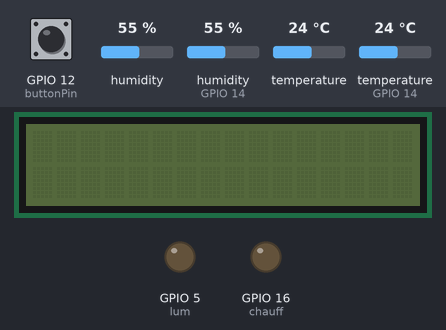
This sketch was run on a simulated ESP8266 (NodeMCU). Parts: 16×2 character LCD, output pins drawn as LEDs (lit = HIGH). The test bench sets the inputs (shaded band); at power-on: GPIO 12 (buttonPin) HIGH, humidity 55 %, humidity (sensor on GPIO 14) 55 %, temperature 24 °C, temperature (sensor on GPIO 14) 24 °C. WiFi joins after 1.5 s; servers stay silent unless stated; what the sketch prints to the serial monitor is not drawn.

Above: at 2.9 s.
3.0 s: GPIO 12 (buttonPin) pulled LOW for 0.15 s
At 11.7 s:
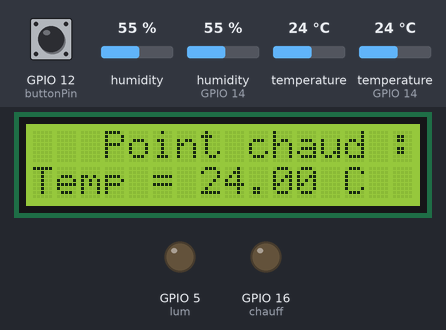
At 15.3 s:
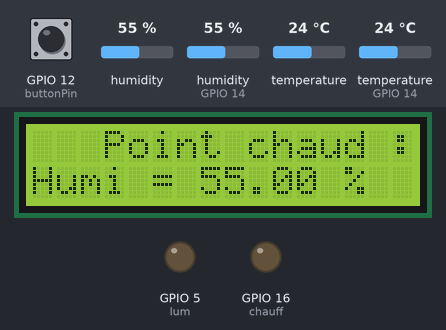
Timing chart, 0 to 16.8 s (numbered marks = the images above; inputs shaded):
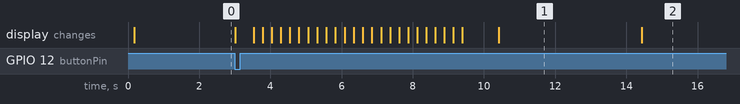

The sketch:

terranodemcu.ino
```cpp
// les librairies utilisées

#include <TimeLib.h>                   // pour le serveur NTP
#include <ESP8266WiFi.h>               // pour le réseau
#include <WiFiUdp.h>                   // pour interroger le serveur NTP
#include "DHT.h"                       // pour lire les sondes
#include <Wire.h>                      // pour l'I2C
#include <LiquidCrystal_I2C.h>         // pour l'écran lcd
#include <WiFiClient.h>                // pour se connecter à un serveur
#include <ESP8266WebServer.h>          // crée un serveur
#include <ESP8266mDNS.h>               // pour les DNS
#include <ESP8266HTTPUpdateServer.h>   // pour flasher le nodemcu par le web

LiquidCrystal_I2C lcd(0x3F, 16, 2);    // paramétrage de l'écran : adresse I2C de lécran (pour la trouver utiliser scanI2C.ino (voir tuto)) et 16 colonnes, 2 lignes

// pin des relais
#define lum 5
#define chauff 16

// Pin des sondes

#define DHTPINPC 14
#define DHTPINPF 0

// défini le capteur DHT22
#define DHTTYPE DHT22

// Initialise les capteurs
DHT dhtPC(DHTPINPC, DHTTYPE);
DHT dhtPF(DHTPINPF, DHTTYPE);

              ///////partie à modifier avec vos paramètres \\\\\\\
// le Host
const char* host = "192.168.0.2";  // adresse du serveur web (NAS synology chez moi)

//pour la page web
const char* hostU = "webupdate";
const char* update_path = "/firmware";
const char* update_username = "XXXX";  // on defini un login pour la fonction update
const char* update_password = "YYYY"; // votre mot de passe

//le wifi
const char ssid[] = "XXXX";  //  votre SSID
const char pass[] = "YYYY";       // votre password

             //////////////////////////////////////////////////////

// on initialise le seveur web
ESP8266WebServer httpServer(80);
ESP8266HTTPUpdateServer httpUpdater;

// le serveur NTP que l'on va interroger:
static const char ntpServerName[] = "fr.pool.ntp.org";

const int timeZone = 1;     // paris - bruxelle

//On défini le bouton
const int  buttonPin = 12;

int buttonState = 0;         // état du bouton est a 0
int lastButtonState = 0;     // l'ancien état est a 0

//On déclare les variables pour gérer la boucle de chaque fonction du loop avec millis()
long tempsterra;
long tempsenvoi;
long tempscsv;

WiFiUDP Udp;
unsigned int localPort = 8888;  // Le port d'Écoute des paquets UDP


void setup()
{
  // On démarre la com série
  Serial.begin(115200);
  delay(100);
  // initialise le GPIO du bouton en input PULLUP:
  pinMode(buttonPin, INPUT_PULLUP);
  // initialise les GPIO pour l'I2C
   Wire.begin(2,4);
  // initialise le LCD
  lcd.begin();
  // éteint le retro-éclairage et efface l'écran
  lcd.noBacklight();
  lcd.clear();
  // on discute un peu sur le port série
  Serial.println("Terrarium");
  Serial.print("Connexion à ");
  Serial.println(ssid);
  // on se connecte au réseau
  WiFi.begin(ssid, pass);
  // on attend la connexion :
  while (WiFi.status() != WL_CONNECTED) {
    delay(500);
    Serial.print(".");
  }
  // on affiche l'IP attribué
  Serial.print("L'adresse IP assignée par DHCP est : ");
  Serial.println(WiFi.localIP());
  // on défini la page web
  MDNS.begin(hostU);
  httpUpdater.setup(&httpServer, update_path, update_username, update_password);
  httpServer.begin();
  MDNS.addService("http", "tcp", 80);
  Serial.printf("HTTPUpdateServer prêt !!! Ouvre http://");
  Serial.print(WiFi.localIP());
  Serial.printf("/update dans ton navigateur\n", hostU);
    // on initialise les DHT
  dhtPC.begin();
  dhtPF.begin();
   // on déclare les pins des relais en sortie
  pinMode(lum, OUTPUT);
  pinMode(chauff, OUTPUT);
  // on discute encore un peu
  Serial.println("Lancement de l'UDP");
  // on démarre l'écoute UDP
  Udp.begin(localPort);
  Serial.print("Port local: ");
  Serial.println(Udp.localPort());
  Serial.println("attente de synchronisation");
  // on récupère l'heure
  setSyncProvider(getNtpTime);
  setSyncInterval(300);
  // on  donne le temps actuel aux variable pour le démarrage du timer des fonctions
  tempsterra = millis();
  tempsenvoi =  millis();
  tempscsv = millis();

}


 //******   on lance les fonctions en boucle ******

 void loop() {
  httpServer.handleClient();
  terrarium();
  envoidata();
  bouton();
}


//******  la fonction qui s'occupe du chauffage et de la lumière ******
void terrarium() {

  if((millis() - tempsterra) > 5000) {  // si le temps actuel par rapport au temps de démarrage du timer est > 10 s ( toutes les 10 s )

     // On déclare les variables
    int Hnow;
    int target;
    int Hmatin = 730;           // à modifier selon vos souhaits.
    int Hsoir = 1730;           // à modifier selon vos souhaits.

    Hnow = hour() * 100 + minute(); // pour faciliter les calcul (21h03 devient 2103)

    if ( Hnow > Hmatin && Hnow < Hsoir ) {  // si c'est le jour
    target = 28;                            // la consigne du chauffage est de 28 °C
    digitalWrite(lum, LOW);                 // on active pas le relais et le courant passe donc la lumière est allumée
    } else {                                // sinon , donc c'est la nuit
      target = 23;                          // la consigne du chauffage est de 23 °C
      digitalWrite(lum, HIGH);              // on active le relais, il coupe le courant, la lumière est éteinte
       }

          // lis les sondes (température uniquement)
    float tC = dhtPC.readTemperature(); // (point chaud)

    float tF = dhtPF.readTemperature(); // (point froid)

    if (target < tC) {        // si la température au point chaud dépasse la target (28 le jour ou 23 la nuit) et qu'au point froid il fait plus de 23 °C (pour l'été).
      digitalWrite(chauff, HIGH);         // on active le relais qui éteint le chauffage.
      } else {                            // sinon
        digitalWrite(chauff, LOW);        // on allume le chauffage.
        }

    tempsterra = millis();                // on réinitialise le timer
  }

}

//******  envoi des datas à la base de donnée ******

void envoidata() {

  if((millis() - tempsenvoi) > 60000) {   // si le temps actuel par rapport au temps de démarrage du timer est > 15 min ( toutes les 15 min )

    Serial.print("Connecting to ");         // on discute un peu sur le port série
    Serial.println(host);
    Serial.println("pour envoidata");

    // création de la connexion TCP
    WiFiClient client;
    const int httpPort = 80;
    if (!client.connect(host, httpPort)) {
      Serial.println("connection failed");
      return;
    }

    // lire la sonde point chaud
    float hC = dhtPC.readHumidity();
    float tC = dhtPC.readTemperature();
      // lire la sonde point froid
    float hF = dhtPF.readHumidity();
    float tF = dhtPF.readTemperature();

    // envoi les datas par l'URL par GET au fichier dht22bdd.php sur le serveur (dans le dossier terranodemcu)
    client.print(String("GET /terranodemcu/dht22.php?tempC=") + String(float (tC)) + "&humiC=" + String(float(hC)) + "&tempF=" + String(float(tF)) + "&humiF=" + String(float(hF)) + " HTTP/1.1\r\n" +
                 "Host: " + host + "\r\n" +
                 "Connection: close\r\n\r\n");

    // Lire toutes les lignes de la réponse du serveur, les écrire et fermer la connexion.
    while(client.available()){
      String line = client.readStringUntil('\r');
      Serial.print(line);
    }

    Serial.println();
    Serial.println("closing connection");

    tempsenvoi = millis();  // on réinitialise le timer
    }

}


//****** le bouton ******

void bouton() {
  // lit l'état du bouton
  buttonState = digitalRead(buttonPin);

  // compare avec l'état précédant
  if (buttonState != lastButtonState) {
    // si l'etat du bouton est a 1 (bouton relâché) on ecrit off dans la com serie et rien d 'autre
    if (buttonState == HIGH) {
      Serial.println("off");
    } else {
      // si l'état du bouton est a 0 (bouton enclenché) on écrit on dans la com série et lance la fonction d'affichage
      Serial.println("on");
      affichage();
      delay(1000);
    }
    // Delay pour la sensibilité du bouton
    delay(50);
  }
  // sauve l'état du bouton pour la réinitialiser la boucle
  lastButtonState = buttonState;

}

//****** animation LCD avant l'affichage des datas ******

void intro() {

// on définie les variables où seront stockés les caractères perso TAIL HEAD CLEAR

  const int TAIL = 4;
  const int HEAD = 1;
  const int CLEAR = 2;


//le dessin des caractères HEAD TAIL CLEAR

  byte snakeHead[8] = {     // head
     B10001,
     B01010,
     B11111,
     B10101,
     B11111,
     B10101,
     B10001,
     B01110
  };

  byte snakeTail[8] = {    // tail
     B00100,
     B01110,
     B01110,
     B11011,
     B11011,
     B01110,
     B01110,
     B00100
  };

byte noSnake[8] = {        // Clear
     B00000,
     B00000,
     B00000,
     B00000,
     B00000,
     B00000,
     B00000,
     B00000
  };

// création des caractères

  lcd.createChar(HEAD, snakeHead);
  lcd.createChar(TAIL, snakeTail);
  lcd.createChar(CLEAR, noSnake);

// l'animation en elle même.


   lcd.setCursor(0,1);
   lcd.write(HEAD);
   delay(250);

   lcd.setCursor(0,1);
   lcd.write(TAIL);
   lcd.setCursor(1,1);
   lcd.write(HEAD);
   delay(250);

   lcd.setCursor(1,1);
   lcd.write(TAIL);
   lcd.setCursor(2,1);
   lcd.write(HEAD);
   delay(250);

   lcd.setCursor(2,1);
   lcd.write(TAIL);
   lcd.setCursor(3,1);
   lcd.write(HEAD);
   delay(250);

   lcd.setCursor(3,1);
   lcd.write(TAIL);
   lcd.setCursor(4,1);
   lcd.write(HEAD);
   delay(250);

   lcd.setCursor(4,1);
   lcd.write(TAIL);
   lcd.setCursor(5,1);
   lcd.write(HEAD);
   delay(250);

   lcd.setCursor(5,1);
   lcd.write(TAIL);
   lcd.setCursor(6,1);
   lcd.write(HEAD);
   delay(250);

   lcd.setCursor(0,1);
   lcd.write(CLEAR);
   lcd.setCursor(6,1);
   lcd.write(TAIL);
   lcd.setCursor(7,0);
   lcd.write(HEAD);
   delay(250);

   lcd.setCursor(0,0);
   lcd.print("Terra");
   lcd.setCursor(1,1);
   lcd.write(CLEAR);
   lcd.setCursor(7,0);
   lcd.write(TAIL);
   lcd.setCursor(8,0);
   lcd.write(HEAD);
   delay(250);

   lcd.setCursor(2,1);
   lcd.write(CLEAR);
   lcd.setCursor(8,0);
   lcd.write(TAIL);
   lcd.setCursor(9,0);
   lcd.write(HEAD);
   delay(250);

   lcd.setCursor(3,1);
   lcd.write(CLEAR);
   lcd.setCursor(9,0);
   lcd.write(TAIL);
   lcd.setCursor(10,0);
   lcd.write(HEAD);
   delay(250);

   lcd.setCursor(4,1);
   lcd.write(CLEAR);
   lcd.setCursor(10,0);
   lcd.write(TAIL);
   lcd.setCursor(11,0);
   lcd.write(HEAD);
   delay(250);

   lcd.setCursor(5,1);
   lcd.write(CLEAR);
   lcd.setCursor(11,0);
   lcd.write(TAIL);
   lcd.setCursor(12,0);
   lcd.write(HEAD);
   delay(250);

   lcd.setCursor(6,1);
   lcd.write(CLEAR);
   lcd.setCursor(12,0);
   lcd.write(TAIL);
   lcd.setCursor(13,0);
   lcd.write(HEAD);
   delay(250);

   lcd.setCursor(7,1);
   lcd.print("NodeMcu");
   lcd.setCursor(7,0);
   lcd.write(CLEAR);
   lcd.setCursor(13,0);
   lcd.write(TAIL);
   lcd.setCursor(14,0);
   lcd.write(HEAD);
   delay(250);

   lcd.setCursor(8,0);
   lcd.write(CLEAR);
   lcd.setCursor(14,0);
   lcd.write(TAIL);
   lcd.setCursor(15,0);
   lcd.write(HEAD);
   delay(250);

   lcd.setCursor(8,0);
   lcd.write(CLEAR);
   lcd.setCursor(15,0);
   lcd.write(TAIL);
   delay(250);

   lcd.setCursor(9,0);
   lcd.write(CLEAR);
   delay(250);

   lcd.setCursor(10,0);
   lcd.write(CLEAR);
   delay(250);

   lcd.setCursor(11,0);
   lcd.write(CLEAR);
   delay(250);

   lcd.setCursor(12,0);
   lcd.write(CLEAR);
   delay(250);

   lcd.setCursor(13,0);
   lcd.write(CLEAR);
   delay(250);

   lcd.setCursor(14,0);
   lcd.write(CLEAR);
   delay(250);

   lcd.setCursor(15,0);
   lcd.write(CLEAR);
   lcd.clear();
   delay(1000);

}
//****** affichage des datas des sondes en temps réel sur l'écran LCD ********

void affichage() {
      // lire la sondes point chaud
    float hC = dhtPC.readHumidity();
    float tC = dhtPC.readTemperature();
      // lire la sonde point froid
    float hF = dhtPF.readHumidity();
    float tF = dhtPF.readTemperature();

    // on allume le retro-éclairage
    lcd.backlight();
    delay(500);
    // on lance l'animation d'introduction
    intro();
    // puis on affiche les datas
    lcd.setCursor(3,0);
    lcd.print("Point chaud :");
    lcd.setCursor(0,1);
    lcd.print("Temp = ");
    lcd.print(float (tC));
    lcd.print(" C");
    delay(4000);
    lcd.setCursor(0,1);
    lcd.print("Humi = ");
    lcd.print(float (hC));
    lcd.print(" %");
    delay(4000);
    lcd.clear();

    lcd.setCursor(3,0);
    lcd.print("Point froid :");
    lcd.setCursor(0,1);
    lcd.print("Temp = ");
    lcd.print(float (tF));
    lcd.print(" C");
    delay(4000);
    lcd.setCursor(0,1);
    lcd.print("Humi = ");
    lcd.print(float (hF));
    lcd.print(" %");
    delay(4000);
    lcd.clear();
    delay(1000);

    outro();

}

//****** sortie de l'affichage  ******

void outro () {

    delay(1000);
    lcd.setCursor(2,0);
    lcd.print("Bye bye !!!");
    lcd.setCursor(1,1);
    lcd.print("Terra-NodeMcu");
    delay(3000);
    lcd.clear();
    lcd.noBacklight();

 }


//****** la partie suivante n'est pas de moi , c'est l'exemple TimeNTP_ESP8266WIFI de la librairie Time. ( pour avoir l'heure par le réseau) ******

/*-------- NTP code ----------*/

const int NTP_PACKET_SIZE = 48; // NTP time is in the first 48 bytes of message
byte packetBuffer[NTP_PACKET_SIZE]; //buffer to hold incoming & outgoing packets

time_t getNtpTime()
{
  IPAddress ntpServerIP; // NTP server's ip address

  while (Udp.parsePacket() > 0) ; // discard any previously received packets
  Serial.println("Transmit NTP Request");
  // get a random server from the pool
  WiFi.hostByName(ntpServerName, ntpServerIP);
  Serial.print(ntpServerName);
  Serial.print(": ");
  Serial.println(ntpServerIP);
  sendNTPpacket(ntpServerIP);
  uint32_t beginWait = millis();
  while (millis() - beginWait < 1500) {
    int size = Udp.parsePacket();
    if (size >= NTP_PACKET_SIZE) {
      Serial.println("Receive NTP Response");
      Udp.read(packetBuffer, NTP_PACKET_SIZE);  // read packet into the buffer
      unsigned long secsSince1900;
      // convert four bytes starting at location 40 to a long integer
      secsSince1900 =  (unsigned long)packetBuffer[40] << 24;
      secsSince1900 |= (unsigned long)packetBuffer[41] << 16;
      secsSince1900 |= (unsigned long)packetBuffer[42] << 8;
      secsSince1900 |= (unsigned long)packetBuffer[43];
      return secsSince1900 - 2208988800UL + timeZone * SECS_PER_HOUR;
    }
  }
  Serial.println("No NTP Response :-(");
  return 0; // return 0 if unable to get the time
}

// send an NTP request to the time server at the given address
void sendNTPpacket(IPAddress &address)
{
  // set all bytes in the buffer to 0
  memset(packetBuffer, 0, NTP_PACKET_SIZE);
  // Initialize values needed to form NTP request
  // (see URL above for details on the packets)
  packetBuffer[0] = 0b11100011;   // LI, Version, Mode
  packetBuffer[1] = 0;     // Stratum, or type of clock
  packetBuffer[2] = 6;     // Polling Interval
  packetBuffer[3] = 0xEC;  // Peer Clock Precision
  // 8 bytes of zero for Root Delay & Root Dispersion
  packetBuffer[12] = 49;
  packetBuffer[13] = 0x4E;
  packetBuffer[14] = 49;
  packetBuffer[15] = 52;
  // all NTP fields have been given values, now
  // you can send a packet requesting a timestamp:
  Udp.beginPacket(address, 123); //NTP requests are to port 123
  Udp.write(packetBuffer, NTP_PACKET_SIZE);
  Udp.endPacket();
}
```

Measured:
- after the input at 3.0 s, the display: first changes at once (image 1 shows a later state)
- what the display in image 1 shows lasts 4.0 s, from 10.4 s to 14.4 s
